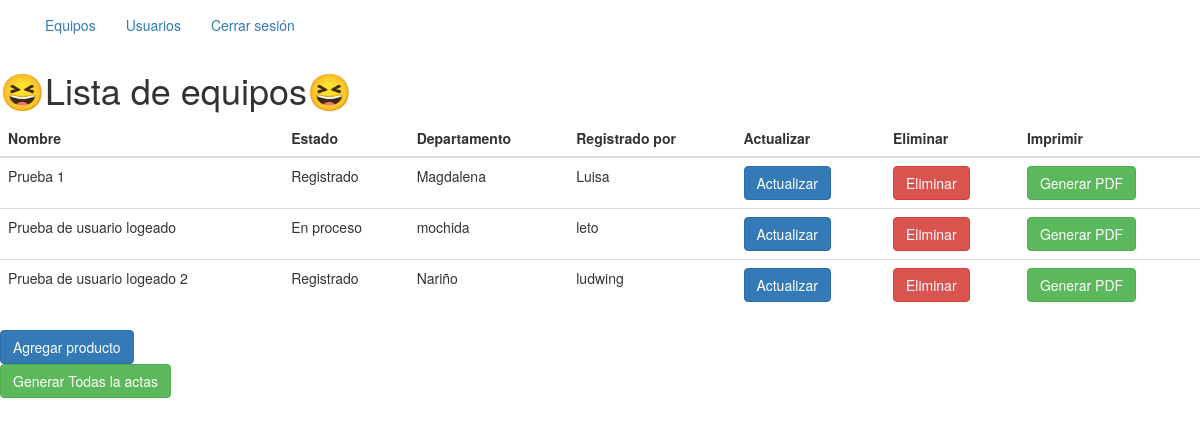
Page /equipos/listar (signed in) on the committed database.
### app/models.py (models this page shows, shortened)
class Equipo(db.Model):
    __tablename__ = "equipo"
    asd_id = db.Column(db.Integer, primary_key=True)
    nombre = db.Column(db.String(100), nullable=False)
    estado = db.Column(db.Enum(EstadoEnum), default=EstadoEnum.REGISTRADO)
    comision = db.Column(db.String(100), nullable=True)
    municipio = db.Column(db.String(100), nullable=True)
    departamento = db.Column(db.String(100), nullable=True)
    equipo_marca = db.Column(db.String(100), nullable=True)
    equipo_modelo = db.Column(db.String(100), nullable=True)
    equipo_serial = db.Column(db.String(100), nullable=True)
    dd_marca = db.Column(db.String(100), nullable=True)
    dd_modelo = db.Column(db.String(100), nullable=True)
    dd_serial = db.Column(db.String(100), nullable=True)
    sha_1 = db.Column(db.String(100), nullable=True)
    md_5 = db.Column(db.String(100), nullable=True)
    observacion = db.Column(db.Text,nullable=True)
    fecha_hora_fin = db.Column(db.DateTime, nullable=True)
    imagenes = db.Column(MutableList.as_mutable(JSON))
    created_at = db.Column(db.DateTime, default=datetime.utcnow, nullable=False)
    updated_at = db.Column(db.DateTime, default=datetime.utcnow, onupdate=datetime.utcnow, nullable=False)
    usuario_id = db.Column(db.Integer, db.ForeignKey('usuario.id', name='fk_usuario_id'), nullable=False)
    usuario = db.relationship('Usuario', backref=db.backref('equipo', lazy=True))

class Usuario(UserMixin, db.Model):
    __tablename__ = "usuario"
    id = db.Column(db.Integer, primary_key=True)
    userName = db.Column(db.String(100), unique=True, nullable=False)
    email = db.Column(db.String(120), unique=True, nullable=False)
    rol = db.Column(db.Enum(Rol), default=Rol.AGENTE)
    password = db.Column(db.String(128), nullable=False)
    created_at = db.Column(db.DateTime, default=datetime.utcnow, nullable=False)
    updated_at = db.Column(db.DateTime, default=datetime.utcnow, onupdate=datetime.utcnow, nullable=False)

### app/equipos/routes.py (the view)
@equipos.route('/listar')
@acceso_requerido(roles=["Administrador"])
@login_required
def listar():
   equipos = app.Equipo.query.all()
   return render_template('listar.html',
                          equipos=equipos)

### app/auth/routes.py (called while the page is built)
def acceso_requerido(roles=[]):
    def decorador(f):
        @wraps(f)
        def decorated_function(*args, **kwargs):
            if current_user.is_authenticated is False:
                flash("Debes iniciar sesión para acceder a esta página")
                return redirect('/auth/login')
            if roles and current_user.rol.value not in roles:
                flash("No tienes permisos para acceder a esta página")
                return redirect('/auth/login')
            return f(*args, **kwargs)
        return decorated_function
    return decorador

### app/models.py (called while the page is built)
@login.user_loader
def user_loader(id):
    return Usuario.query.get(id)

### app/equipos/templates/listar.html (shortened to what this page needs)
{% extends "base.html" %} {% block content %}
<nav class="nav nav-inverse">
  <div class="container">
    <ul class="nav navbar-nav">
      <li><a href="/equipos/listar">Equipos</a></li>
      <li><a href="/usuarios/lista_usuario">Usuarios</a></li>
      {% if current_user.is_authenticated %}
      <li>
        <a href="/auth/logout">Cerrar sesión</a>
      </li>
      {% else %}
      <li>
        <a href="/auth/logout">Cerrar sesión</a>
      </li>
      {% endif %}
    </ul>
  </div>
</nav>
<h1>😆Lista de equipos😆</h1>
<table class="table table-hover">
  <thead>
    <tr>
      <th>Nombre</th>
      <th>Estado</th>
      <th>Departamento</th>
      <th>Registrado por</th>
      <th>Actualizar</th>
      <th>Eliminar</th>
      <th>Imprimir</th>
    </tr>
  </thead>
  <tbody>
    {% for equipo in equipos %}
    <tr>
      <td>{{equipo.nombre}}</td>
      <td>{{equipo.estado.value}}</td>
      <td>{{equipo.departamento}}</td>
      <td>{{equipo.usuario.userName}}</td>
      <td>
        <a href="/equipos/editar/{{equipo.asd_id}}" class="btn btn-primary"
          >Actualizar</a
        >
      </td>
      <td>
        <a href="/equipos/eleminar/{{equipo.asd_id}}" class="btn btn-danger"
          >Eliminar</a
        >
      </td>
      <td>
        <a
          href="{{ url_for('pdf.crear_pdf', equipo_id=equipo.asd_id) }}"
          class="btn btn-success"
          >Generar PDF</a
        >
      </td>
    </tr>
    {% endfor%}
  </tbody>
</table>
<div class="d-grid gap-2 col-6 mx-auto">
  <a href="/equipos/crear" class="btn btn-primary">Agregar producto</a>
  <form action="{{ url_for('pdf.generar_todos_pdfs') }}" method="POST">
    <button type="submit" class="btn btn-success">
      Generar Todas la actas
    </button>
  </form>
</div>
{% endblock%}

### rows in the picture
Equipo: nombre "Prueba 1", estado.value "Registrado", departamento "Magdalena", usuario.userName "Luisa"
Equipo: nombre "Prueba de usuario logeado", estado.value "En proceso", departamento "mochida", usuario.userName "leto"
Equipo: nombre "Prueba de usuario logeado 2", estado.value "Registrado", departamento "Nariño", usuario.userName "ludwing"
